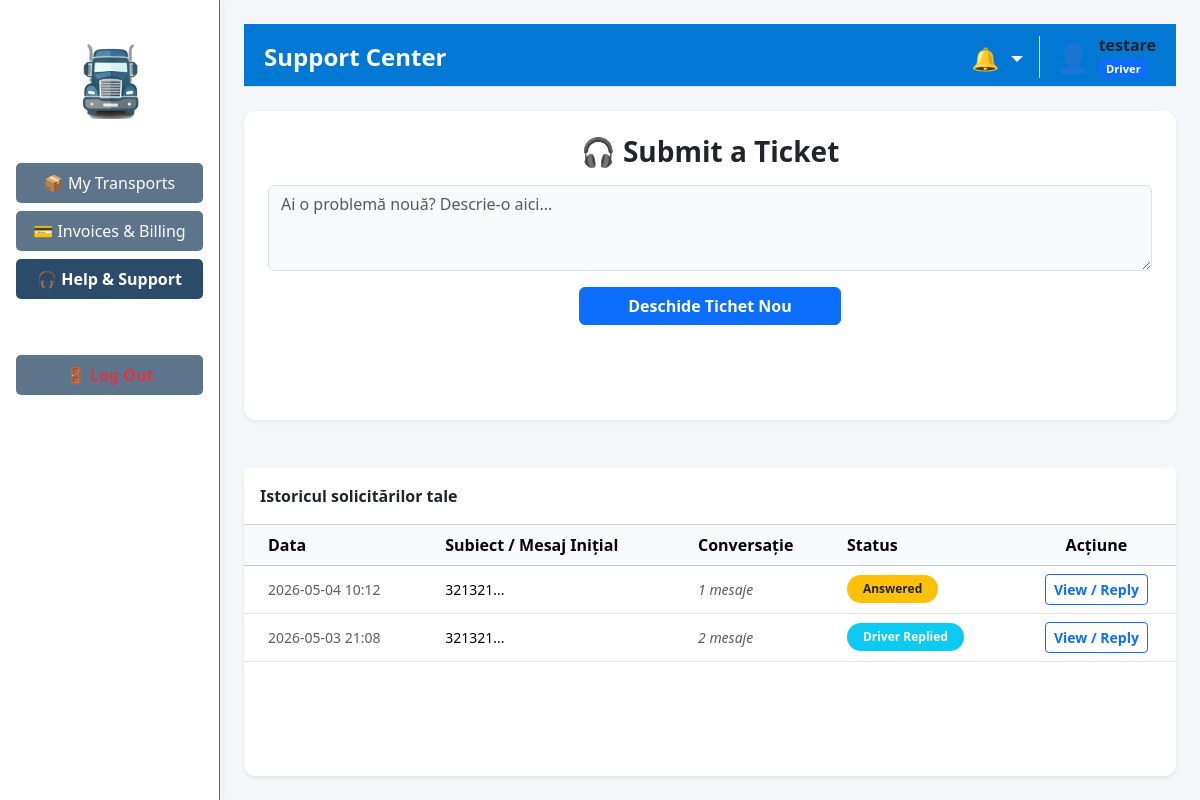
The app's page /portal/support (signed in), older data.
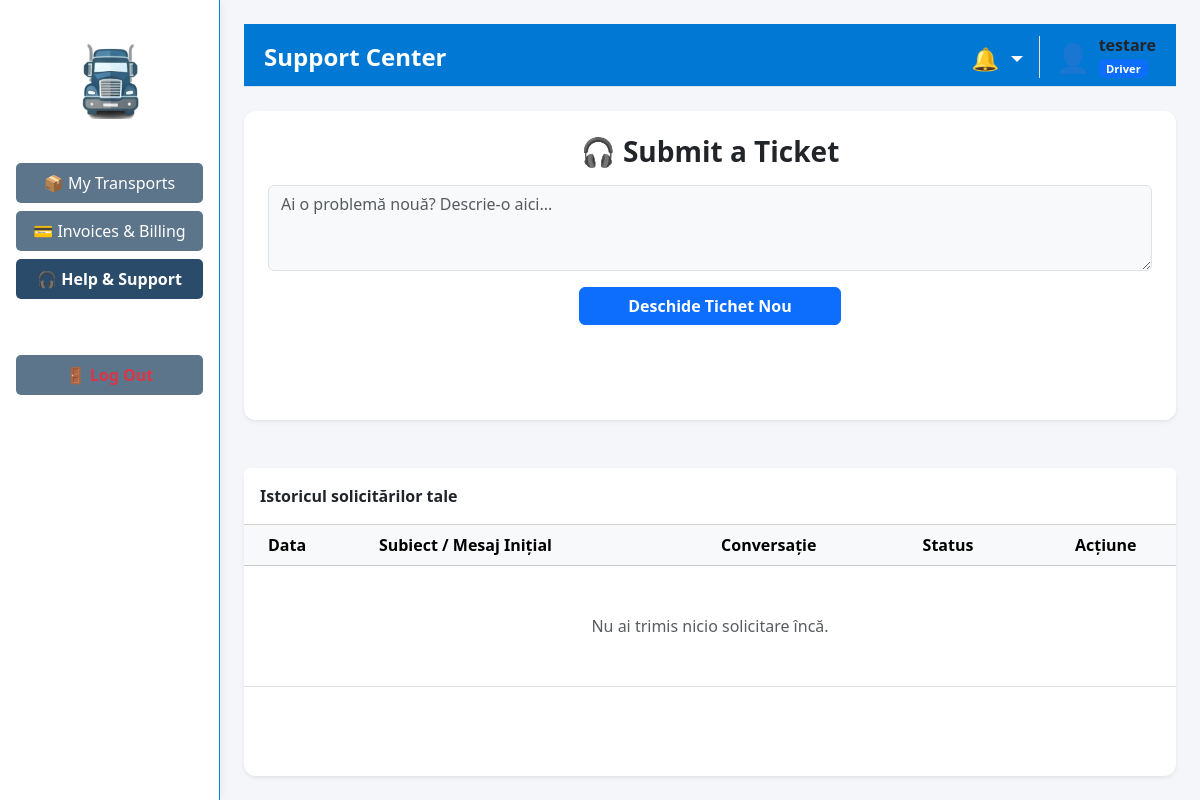
The same page, newer data.
### tables this page shows
CREATE TABLE support_tickets (
                        id INTEGER PRIMARY KEY AUTOINCREMENT,
                        client TEXT NOT NULL,
                        message TEXT NOT NULL,
                        admin_response TEXT DEFAULT NULL,
                        timestamp DATETIME DEFAULT CURRENT_TIMESTAMP,
                        status TEXT DEFAULT 'New'
                    , client_role TEXT DEFAULT 'Customer', subject TEXT, user_id INTEGER);

### app/routes/customer_routes.py (the view)
@customer_bp.route('/portal/support', methods=['GET'])
def support() -> str:
    if 'user_id' not in session: return redirect(url_for('auth.login'))
    username = session.get('username')
    my_tickets = support_db.get_tickets_by_client(username)
    notifications, unread_count = get_header_data()
    return render_template('customer/support.html', username=username, tickets=my_tickets, notifications=notifications, unread_count=unread_count)

### app/models/notification_model.py (called while the page is built)
    def get_unread_notifications(self, target1: str, target2: str = '') -> List[Dict[str, Any]]:
        try:
            with sqlite3.connect(DB_PATH) as conn:
                conn.row_factory = sqlite3.Row
                cursor = conn.execute(
                    "SELECT * FROM notifications WHERE target_role IN (?, ?, 'All') AND is_read = 0 ORDER BY timestamp DESC",
                    (str(target1).strip(), str(target2).strip())
                )
                return [dict(row) for row in cursor.fetchall()]
        except sqlite3.Error as e:
            logging.error(f"Error fetching notifications: {e}")
            return []

### app/models/support_model.py (called while the page is built)
    def get_tickets_by_client(self, client_name: str) -> List[Dict[str, Any]]:
        return self.get_user_tickets(client_name)

### app/routes/customer_routes.py (called while the page is built)
def get_header_data():
    try:
        username = str(session.get('username', '')).strip()
        role = str(session.get('role', 'Customer')).strip()
        all_notifs = notif_db.get_unread_notifications(username, role)
        return all_notifs, len(all_notifs)
    except Exception as e:
        logging.error(f"Error fetching notifications for customer: {e}")
        return [], 0

### app/templates/customer/support.html (shortened to what this page needs)
{% extends "layouts/customer_layout.html" %}
{% block page_header %}Support Center{% endblock %}
{% block content %}
<div class="card shadow-sm border-0 mb-5" style="border-radius: 12px;">
    <div class="card-body p-4 text-center">
        <h3 class="fw-bold">🎧 Submit a Ticket</h3>
        <form method="POST" action="{{ url_for('customer.submit_support') }}">
            <textarea class="form-control mt-3 bg-light" name="support_message" rows="3" placeholder="Ai o problemă nouă? Descrie-o aici..." required></textarea>
            <button type="submit" class="btn btn-primary mt-3 px-5 fw-bold">Deschide Tichet Nou</button>
        </form>
    </div>
</div>
<div class="card shadow-sm border-0" style="border-radius: 12px;">
    <div class="card-header bg-white fw-bold py-3">Istoricul solicitărilor tale</div>
    <div class="card-body p-0">
        <div class="table-responsive">
            <table class="table table-hover align-middle mb-0">
                <thead class="table-light">
                    <tr>
                        <th class="ps-4">Data</th>
                        <th>Subiect / Mesaj Inițial</th>
                        <th>Conversație</th>
                        <th>Status</th>
                        <th class="text-center">Acțiune</th>
                    </tr>
                </thead>
                <tbody>
                    {% for t in tickets %}
                    <tr>
                        <td class="ps-4 small text-muted">{{ t.timestamp[:16] }}</td>
                        <td><small>{{ t.message[:40] }}...</small></td>
                        <td><span class="text-muted small"><i>{{ t.replies|length }} mesaje</i></span></td>
                        <td>
                            <span class="badge rounded-pill bg-{{ 'warning text-dark' if t.status == 'Answered' else ('success' if t.status == 'Resolved' else 'info') }} px-3 py-2">
                                {{ t.status }}
                            </span>
                        </td>
                        <td class="text-center">
                            <button class="btn btn-sm btn-outline-primary fw-bold" data-bs-toggle="modal" data-bs-target="#chatModal{{ t.id }}">View / Reply</button>
                        </td>
                    </tr>
                    {% else %}
                    <tr><td colspan="5" class="text-center py-5 text-muted">Nu ai trimis nicio solicitare încă.</td></tr>
                    {% endfor %}
                </tbody>
            </table>
        </div>
    </div>
</div>
{% endblock %}

Row changes from the older to the newer data that the page shows:
removed support_tickets: timestamp "2026-05-04 10:12", message "321321", replies|length "1", status "Answered"
removed support_tickets: timestamp "2026-05-03 21:08", message "321321", replies|length "2", status "Driver Replied"
Text that changed along with them:
text now shown: "Nu ai trimis nicio solicitare încă."
